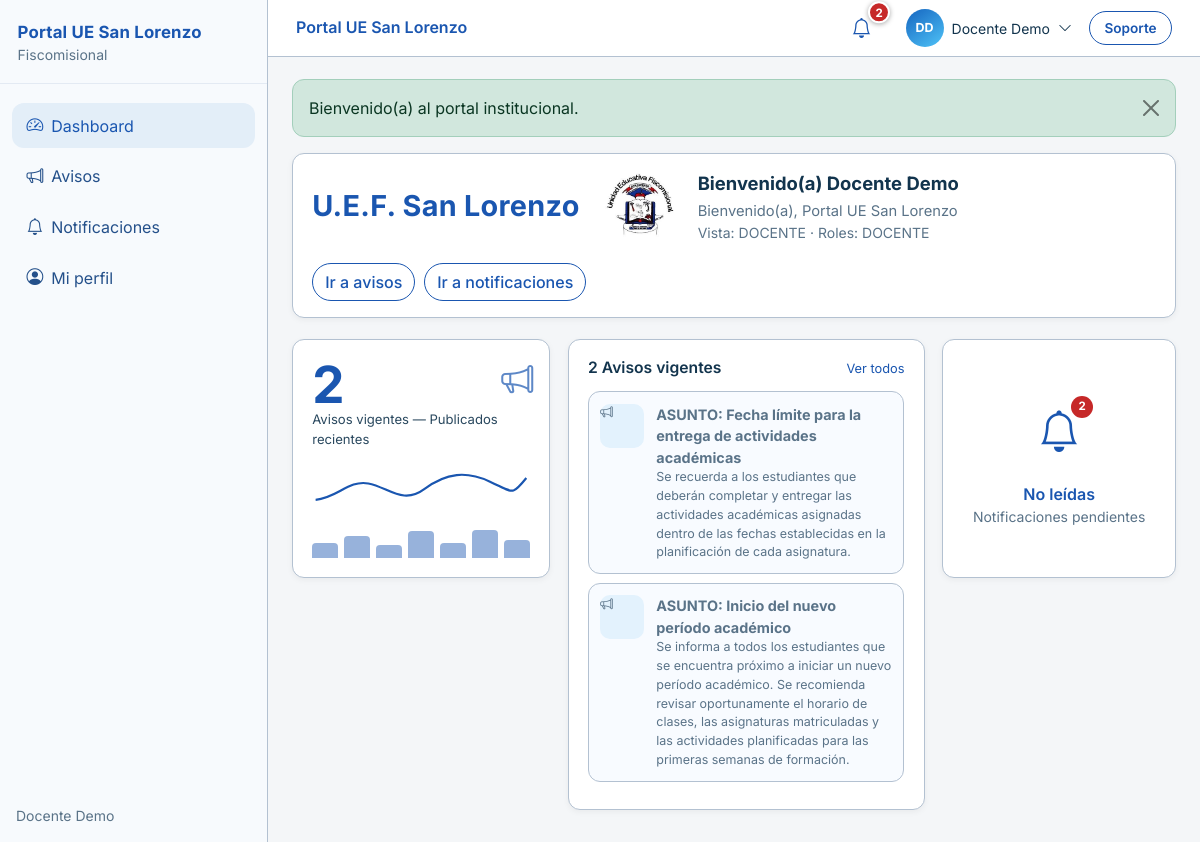
The app's page /app/public/dashboard (signed in) with its own data.
### tables this page shows
CREATE TABLE `announcements` (
  `id` bigint(20) UNSIGNED NOT NULL,
  `author_id` bigint(20) UNSIGNED NOT NULL,
  `title` varchar(200) NOT NULL,
  `description` varchar(500) DEFAULT NULL,
  `content` text NOT NULL,
  `category` varchar(100) DEFAULT NULL,
  `priority` enum('low','medium','high') NOT NULL DEFAULT 'medium',
  `status` enum('draft','published','archived') NOT NULL DEFAULT 'draft',
  `publish_at` datetime DEFAULT NULL,
  `expire_at` datetime DEFAULT NULL,
  `audience` varchar(255) DEFAULT NULL,
  `created_at` datetime NOT NULL DEFAULT current_timestamp(),
  `updated_at` datetime NOT NULL DEFAULT current_timestamp() ON UPDATE current_timestamp()
);

### app/views/dashboard/index.php (the view, shortened to what the rows shown need)
<?php
$roles = $user['roles'] ?? [];
$cards = $metrics['cards'] ?? [];
$recent = $metrics['recent_announcements'] ?? [];
$roleView = (string) ($metrics['role_view'] ?? '');
$userName = (string) ($user['name'] ?? 'usuario');
$portalName = (string) config('app.name', 'Portal UE San Lorenzo');
$cardByLabel = [];
foreach ($cards as $card) {
    $label = (string) ($card['label'] ?? '');
    if ($label !== '') {
        $cardByLabel[$label] = $card;
    }
}
$pick = static function (array $map, array $labels, array $fallbackCards, int $index): ?array {
    foreach ($labels as $label) {
        if (isset($map[$label])) {
            return $map[$label];
        }
    }
    return $fallbackCards[$index] ?? null;
};
$userCard = $pick($cardByLabel, ['Usuarios'], $cards, 0);
$avisoCard = $pick($cardByLabel, ['Avisos', 'Avisos vigentes', 'Mis avisos', 'Publicados'], $cards, 1);
$notifCard = $pick($cardByLabel, ['No leídas'], $cards, 2);
$avisoCount = (int) ($avisoCard['value'] ?? count($recent));
$unreadCount = (int) ($notifCard['value'] ?? 0);
$userValue = $userCard['value'] ?? '0';
$barHeights = [38, 55, 42, 70, 48, 82, 60];
if (is_numeric($userValue)) {
    $seed = max(1, (int) $userValue);
    $barHeights = [
        30 + ($seed * 7) % 40,
        40 + ($seed * 11) % 45,
        28 + ($seed * 5) % 50,
        50 + ($seed * 13) % 35,
        36 + ($seed * 3) % 48,
        44 + ($seed * 17) % 40,
        32 + ($seed * 9) % 52,
    ];
}
?>
<section class="dash-hero">
    <div class="dash-hero-brand">
        <h1>U.E.F. San Lorenzo</h1>
        <img
            class="brand-shield"
            src="<?= e(asset('img/escudo-san-lorenzo.png')) ?>"
            alt="Escudo institucional Unidad Educativa Fiscomisional San Lorenzo"
            width="78"
            height="78"
        >
        <div class="dash-welcome">
            <p class="welcome-name">Bienvenido(a) <?= e($userName) ?></p>
            <p class="welcome-portal">Bienvenido(a), <?= e($portalName) ?></p>
            <p class="small text-muted mb-0">
                Vista: <?= e($roleView !== '' ? $roleView : 'General') ?>
                · Roles: <?= e($roles !== [] ? implode(', ', array_map('strval', $roles)) : 'Sin roles') ?>
            </p>
        </div>
    </div>
    <div class="dash-hero-actions">
        <?php if (auth_can('announcements.view')): ?>
            <a class="btn btn-outline-primary" href="<?= e(url('/announcements')) ?>">Ir a avisos</a>
        <?php endif; ?>
        <?php if (auth_can('notifications.view')): ?>
            <a class="btn btn-outline-primary" href="<?= e(url('/notifications')) ?>">Ir a notificaciones</a>
        <?php endif; ?>
    </div>
</section>
<div class="dash-grid">
    <?php if ($userCard !== null): ?>
        <article class="widget widget-users">
            <i class="bi <?= e((string) ($userCard['icon'] ?? 'bi-people')) ?> widget-icon" aria-hidden="true"></i>
            <div class="widget-value"><?= e((string) $userValue) ?></div>
            <div class="widget-kicker"><?= e((string) ($userCard['label'] ?? 'Usuarios')) ?> — <?= e((string) ($userCard['hint'] ?? 'Activos ahora')) ?></div>
            <svg class="chart-line" viewBox="0 0 240 54" aria-hidden="true">
                <path d="M4 40 C 28 38, 40 18, 62 22 S 100 46, 124 28 S 170 8, 196 20 S 220 36, 236 16"></path>
            </svg>
            <div class="chart-bars" aria-hidden="true">
                <?php foreach ($barHeights as $h): ?>
                    <span style="height: <?= (int) $h ?>%"></span>
                <?php endforeach; ?>
            </div>
        </article>
    <?php endif; ?>
    <article class="widget widget-glass widget-avisos">
        <div class="widget-head">
            <h2><?= e((string) ($avisoCount)) ?> <?= e((string) ($avisoCard['label'] ?? 'Avisos')) ?></h2>
            <?php if (auth_can('announcements.view')): ?>
                <a href="<?= e(url('/announcements')) ?>">Ver todos</a>
            <?php endif; ?>
        </div>
        <?php if ($recent !== []): ?>
            <?php foreach ($recent as $row): ?>
                <a class="aviso-card" href="<?= e(url('/announcements/' . $row['id'])) ?>">
                    <span class="aviso-thumb"><i class="bi bi-megaphone"></i></span>
                    <span>
                        <strong><?= e((string) $row['title']) ?></strong>
                        <span><?= e((string) (!empty($row['description']) ? $row['description'] : ($row['publish_at'] ?? ''))) ?></span>
                    </span>
                </a>
            <?php endforeach; ?>
        <?php endif; ?>
    </article>
    <?php if ($notifCard !== null): ?>
        <a class="widget widget-glass widget-notif text-decoration-none" href="<?= e(auth_can('notifications.view') ? url('/notifications') : url('/dashboard')) ?>">
            <div class="bell-wrap">
                <i class="bi <?= e((string) ($notifCard['icon'] ?? 'bi-bell')) ?>"></i>
                <span class="bell-badge"><?= e((string) $unreadCount) ?></span>
            </div>
            <div class="fw-semibold mt-2"><?= e((string) ($notifCard['label'] ?? 'Notificaciones')) ?></div>
            <div class="small text-muted"><?= e((string) ($notifCard['hint'] ?? '')) ?></div>
        </a>
    <?php endif; ?>
</div>

### app/Router.php (shortened to what the rows shown need)
<?php
final class Router
{
    private array $routes = [];
    private function add(array $methods, string $path, mixed $handler, array $middleware): self
    {
        $this->routes[] = [
            'methods' => $methods,
            'path' => $this->normalizePath($path),
            'handler' => $handler,
            'middleware' => $middleware,
        ];
        return $this;
    }
    public function dispatch(?string $method = null, ?string $uri = null): void
    {
        $method = strtoupper($method ?? ($_SERVER['REQUEST_METHOD'] ?? 'GET'));
        $uri = $this->normalizePath($uri ?? $this->resolveUri());
        foreach ($this->routes as $route) {
            if (!in_array($method, $route['methods'], true)) {
                continue;
            }
            $params = $this->matchPath($route['path'], $uri);
            if ($params === null) {
                continue;
            }
            $pipeline = array_reduce(
                array_reverse($route['middleware']),
                function (Closure $next, string $middlewareName): Closure {
                    return function (array $params) use ($next, $middlewareName): void {
                        $this->runMiddleware($middlewareName, $params, $next);
                    };
                },
                function (array $params) use ($route): void {
                    $this->invoke($route['handler'], $params);
                }
            );
            $pipeline($params);
            return;
        }
    }
    private function runMiddleware(string $name, array $params, Closure $next): void
    {
        $middleware = new $class();
        $middleware->handle($params, $next);
    }
    private function invoke(mixed $handler, array $params): void
    {
        if (is_array($handler) && count($handler) === 2) {
            [$class, $action] = $handler;
            $controller = is_object($class) ? $class : new $class();
            $controller->{$action}(...array_values($params));
            return;
        }
        throw new RuntimeException('Handler de ruta inválido.');
    }
    private function resolveUri(): string
    {
        $uri = $_SERVER['REQUEST_URI'] ?? '/';
        $path = parse_url($uri, PHP_URL_PATH);
        $path = str_replace('\\', '/', $path);
        $bases = [];
        $scriptDir = str_replace('\\', '/', dirname((string) ($_SERVER['SCRIPT_NAME'] ?? '')));
        if ($scriptDir !== '/' && $scriptDir !== '\\' && $scriptDir !== '.' && $scriptDir !== '') {
            $bases[] = rtrim($scriptDir, '/');
        }
        $detected = app_base_path();
        if ($detected !== '') {
            $bases[] = $detected;
        }
        foreach (array_unique($bases) as $base) {
            if ($base !== '' && str_starts_with($path, $base . '/')) {
                $path = substr($path, strlen($base)) ?: '/';
                break;
            }
        }
        return $this->normalizePath($path);
    }
    private function normalizePath(string $path): string
    {
        $path = '/' . trim($path, '/');
        return $path === '/' ? '/' : rtrim($path, '/');
    }
    private function matchPath(string $routePath, string $uri): ?array
    {
        if ($routePath === $uri) {
            return [];
        }
        $pattern = preg_replace('#\{([a-zA-Z_][a-zA-Z0-9_]*)\}#', '(?P<$1>[^/]+)', $routePath);
        $regex = '#^' . $pattern . '$#';
        if (!preg_match($regex, $uri, $matches)) {
            return null;
        }
        $params = [];
        return $params;
    }
}

### records on screen
announcements: title "ASUNTO: Fecha límite para la entrega de actividades académicas", description "Se recuerda a los estudiantes que deberán completar y entregar las actividades académicas asignadas dentro de las fechas establecidas en la planificación de cada asignatura."
announcements: title "ASUNTO: Inicio del nuevo período académico", description "Se informa a todos los estudiantes que se encuentra próximo a iniciar un nuevo período académico. Se recomienda revisar oportunamente el horario de clases, las asignaturas matriculadas y las actividades planificadas para las primeras semanas de formación."

### other values on screen
$item['label'] "Dashboard"
$item['label'] "Avisos"
$item['label'] "Notificaciones"
$item['label'] "Mi perfil"
$navUnreadLabel "2"
$roleView !== '' ? $roleView : 'General' "DOCENTE"
$userValue "2"
$userCard['label'] "Avisos vigentes"
$userCard['hint'] "Publicados recientes"
$avisoCount "2"
$avisoCard['label'] "Avisos vigentes"
$unreadCount "2"
$notifCard['label'] "No leídas"
$notifCard['hint'] "Notificaciones pendientes"
